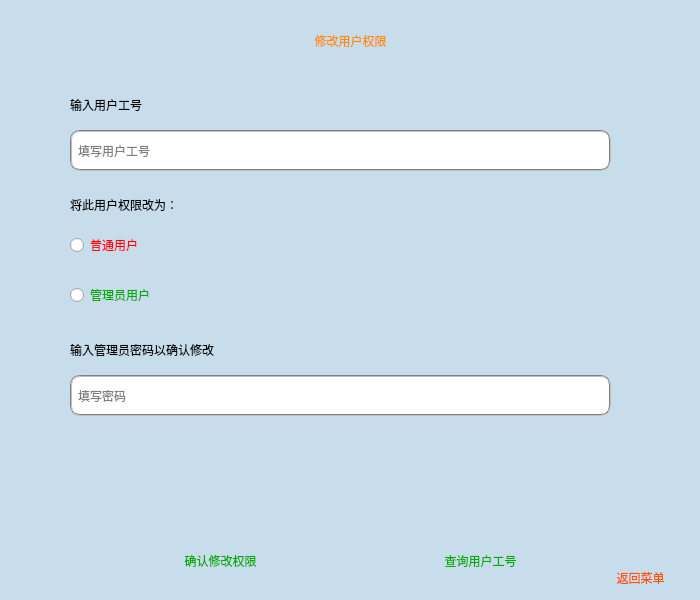
<?xml version="1.0" encoding="UTF-8"?>
<ui version="4.0">
 <class>SudoNumberChange</class>
 <widget class="QMainWindow" name="SudoNumberChange">
  <property name="geometry">
   <rect>
    <x>0</x>
    <y>0</y>
    <width>700</width>
    <height>600</height>
   </rect>
  </property>
  <property name="windowTitle">
   <string>MainWindow</string>
  </property>
  <widget class="QWidget" name="centralwidget">
   <widget class="QPushButton" name="pushButton_2">
    <property name="geometry">
     <rect>
      <x>670</x>
      <y>560</y>
      <width>30</width>
      <height>30</height>
     </rect>
    </property>
    <property name="styleSheet">
     <string notr="true">background-color: rgba(154, 200, 233, 115);background-image: url(:/res/res/ADD_GOODS_ICO/menu.png);</string>
    </property>
    <property name="text">
     <string/>
    </property>
    <property name="flat">
     <bool>true</bool>
    </property>
   </widget>
   <widget class="QLabel" name="label_5">
    <property name="geometry">
     <rect>
      <x>40</x>
      <y>135</y>
      <width>30</width>
      <height>30</height>
     </rect>
    </property>
    <property name="styleSheet">
     <string notr="true">background-image: url(:/res/res/User.png);</string>
    </property>
    <property name="text">
     <string/>
    </property>
   </widget>
   <widget class="QLabel" name="label_6">
    <property name="geometry">
     <rect>
      <x>70</x>
      <y>90</y>
      <width>361</width>
      <height>30</height>
     </rect>
    </property>
    <property name="styleSheet">
     <string notr="true">font: 13pt &quot;方正粗圆简体&quot;;
</string>
    </property>
    <property name="text">
     <string>输入用户工号</string>
    </property>
   </widget>
   <widget class="QLineEdit" name="le_UserName">
    <property name="geometry">
     <rect>
      <x>70</x>
      <y>130</y>
      <width>541</width>
      <height>41</height>
     </rect>
    </property>
    <property name="styleSheet">
     <string notr="true">font: 10pt &quot;方正粗圆简体&quot;;border:2px groove gray;border-radius:10px;padding:2px 4px</string>
    </property>
    <property name="placeholderText">
     <string>填写用户工号</string>
    </property>
    <property name="clearButtonEnabled">
     <bool>true</bool>
    </property>
   </widget>
   <widget class="QLabel" name="label">
    <property name="geometry">
     <rect>
      <x>0</x>
      <y>0</y>
      <width>700</width>
      <height>607</height>
     </rect>
    </property>
    <property name="styleSheet">
     <string notr="true">
background-color: rgba(154, 200, 233, 115);</string>
    </property>
    <property name="text">
     <string/>
    </property>
   </widget>
   <widget class="QLabel" name="label_3">
    <property name="geometry">
     <rect>
      <x>0</x>
      <y>0</y>
      <width>701</width>
      <height>81</height>
     </rect>
    </property>
    <property name="styleSheet">
     <string notr="true">font: 30pt &quot;方正粗圆简体&quot;;
color: rgb(255, 140, 0);</string>
    </property>
    <property name="text">
     <string>修改用户权限</string>
    </property>
    <property name="alignment">
     <set>Qt::AlignCenter</set>
    </property>
   </widget>
   <widget class="QLabel" name="label_4">
    <property name="geometry">
     <rect>
      <x>600</x>
      <y>567</y>
      <width>81</width>
      <height>21</height>
     </rect>
    </property>
    <property name="styleSheet">
     <string notr="true">font:9pt &quot;方正粗圆简体&quot;;
color: rgb(255, 85, 0);</string>
    </property>
    <property name="text">
     <string>返回菜单</string>
    </property>
    <property name="alignment">
     <set>Qt::AlignCenter</set>
    </property>
   </widget>
   <widget class="QLabel" name="label_7">
    <property name="geometry">
     <rect>
      <x>70</x>
      <y>190</y>
      <width>361</width>
      <height>30</height>
     </rect>
    </property>
    <property name="styleSheet">
     <string notr="true">font: 13pt &quot;方正粗圆简体&quot;;
</string>
    </property>
    <property name="text">
     <string>将此用户权限改为：</string>
    </property>
   </widget>
   <widget class="QRadioButton" name="radioButton">
    <property name="geometry">
     <rect>
      <x>70</x>
      <y>230</y>
      <width>110</width>
      <height>30</height>
     </rect>
    </property>
    <property name="styleSheet">
     <string notr="true">font: 11pt &quot;方正粗圆简体&quot;;
color: rgb(255, 0, 0);
</string>
    </property>
    <property name="text">
     <string>普通用户</string>
    </property>
   </widget>
   <widget class="QRadioButton" name="radioButton_2">
    <property name="geometry">
     <rect>
      <x>70</x>
      <y>280</y>
      <width>121</width>
      <height>30</height>
     </rect>
    </property>
    <property name="styleSheet">
     <string notr="true">font: 11pt &quot;方正粗圆简体&quot;;
color: rgb(0, 170, 0);
</string>
    </property>
    <property name="text">
     <string>管理员用户</string>
    </property>
   </widget>
   <widget class="QLabel" name="label_8">
    <property name="geometry">
     <rect>
      <x>40</x>
      <y>280</y>
      <width>30</width>
      <height>30</height>
     </rect>
    </property>
    <property name="styleSheet">
     <string notr="true">background-image: url(:/res/res/ICO2/3 User.png);</string>
    </property>
    <property name="text">
     <string/>
    </property>
   </widget>
   <widget class="QLabel" name="label_9">
    <property name="geometry">
     <rect>
      <x>40</x>
      <y>230</y>
      <width>30</width>
      <height>30</height>
     </rect>
    </property>
    <property name="styleSheet">
     <string notr="true">background-image: url(:/res/res/2User.png);</string>
    </property>
    <property name="text">
     <string/>
    </property>
   </widget>
   <widget class="QLineEdit" name="le_UserName_2">
    <property name="geometry">
     <rect>
      <x>70</x>
      <y>375</y>
      <width>541</width>
      <height>41</height>
     </rect>
    </property>
    <property name="styleSheet">
     <string notr="true">font: 10pt &quot;方正粗圆简体&quot;;border:2px groove gray;border-radius:10px;padding:2px 4px</string>
    </property>
    <property name="placeholderText">
     <string>填写密码</string>
    </property>
    <property name="clearButtonEnabled">
     <bool>true</bool>
    </property>
   </widget>
   <widget class="QLabel" name="label_10">
    <property name="geometry">
     <rect>
      <x>70</x>
      <y>335</y>
      <width>361</width>
      <height>30</height>
     </rect>
    </property>
    <property name="styleSheet">
     <string notr="true">font: 13pt &quot;方正粗圆简体&quot;;
</string>
    </property>
    <property name="text">
     <string>输入管理员密码以确认修改</string>
    </property>
   </widget>
   <widget class="QLabel" name="label_11">
    <property name="geometry">
     <rect>
      <x>40</x>
      <y>380</y>
      <width>30</width>
      <height>30</height>
     </rect>
    </property>
    <property name="styleSheet">
     <string notr="true">background-image: url(:/res/res/pass.png);</string>
    </property>
    <property name="text">
     <string/>
    </property>
   </widget>
   <widget class="QLabel" name="label_19">
    <property name="geometry">
     <rect>
      <x>150</x>
      <y>550</y>
      <width>141</width>
      <height>21</height>
     </rect>
    </property>
    <property name="styleSheet">
     <string notr="true">font:9pt &quot;方正粗圆简体&quot;;
color: rgb(0, 170, 0);</string>
    </property>
    <property name="text">
     <string>确认修改权限</string>
    </property>
    <property name="alignment">
     <set>Qt::AlignCenter</set>
    </property>
   </widget>
   <widget class="QPushButton" name="pushButton_4">
    <property name="geometry">
     <rect>
      <x>168</x>
      <y>440</y>
      <width>100</width>
      <height>100</height>
     </rect>
    </property>
    <property name="styleSheet">
     <string notr="true">background-color: rgba(154, 200, 233, 115);
background-image: url(:/res/res/ICO2/edit.png);
color: rgba(154, 200, 233, 115);</string>
    </property>
    <property name="text">
     <string/>
    </property>
    <property name="flat">
     <bool>true</bool>
    </property>
   </widget>
   <widget class="QPushButton" name="pushButton">
    <property name="geometry">
     <rect>
      <x>428</x>
      <y>445</y>
      <width>100</width>
      <height>100</height>
     </rect>
    </property>
    <property name="styleSheet">
     <string notr="true">background-color: rgba(154, 200, 233, 115);background-image: url(:/res/res/ICO2/search.png);
color: rgba(154, 200, 233, 115);</string>
    </property>
    <property name="text">
     <string/>
    </property>
    <property name="flat">
     <bool>true</bool>
    </property>
   </widget>
   <widget class="QLabel" name="label_2">
    <property name="geometry">
     <rect>
      <x>410</x>
      <y>550</y>
      <width>141</width>
      <height>21</height>
     </rect>
    </property>
    <property name="styleSheet">
     <string notr="true">font:9pt &quot;方正粗圆简体&quot;;
color: rgb(0, 170, 0);</string>
    </property>
    <property name="text">
     <string>查询用户工号</string>
    </property>
    <property name="alignment">
     <set>Qt::AlignCenter</set>
    </property>
   </widget>
   <zorder>label</zorder>
   <zorder>pushButton_2</zorder>
   <zorder>label_5</zorder>
   <zorder>label_6</zorder>
   <zorder>le_UserName</zorder>
   <zorder>label_3</zorder>
   <zorder>label_4</zorder>
   <zorder>label_7</zorder>
   <zorder>radioButton</zorder>
   <zorder>radioButton_2</zorder>
   <zorder>label_8</zorder>
   <zorder>label_9</zorder>
   <zorder>le_UserName_2</zorder>
   <zorder>label_10</zorder>
   <zorder>label_11</zorder>
   <zorder>label_19</zorder>
   <zorder>pushButton_4</zorder>
   <zorder>pushButton</zorder>
   <zorder>label_2</zorder>
  </widget>
  <widget class="QMenuBar" name="menubar">
   <property name="geometry">
    <rect>
     <x>0</x>
     <y>0</y>
     <width>700</width>
     <height>23</height>
    </rect>
   </property>
  </widget>
 </widget>
 <resources/>
 <connections/>
</ui>
